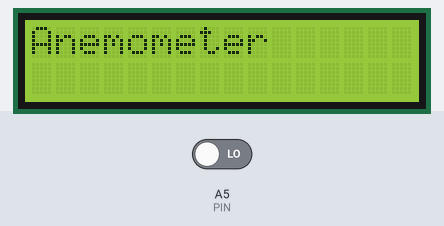
Bench run of a sketch on a simulated Arduino Uno, built with avr-gcc and run on an emulated ATmega328P. On the bench: 16×2 character LCD. Wiring (inferred from the names in the program): character LCD (HD44780): RS pin 8; E pin 9; data pin 4, pin 5, pin 6, pin 7. Inputs (shaded band) come from the test bench; at power-on: A5 (PIN) LOW. What the sketch prints to the serial monitor is not drawn.

Above: at 0.2 s.

The sketch:

Anemometer.ino
```cpp
#include "lcd_keypad.h"


#define PIN           A5
#define scaleFactor   1.0//3.5


lcd_kbd lcd_io;

float windSpeed = 0;
unsigned long lastTime = 0;
unsigned int pulseCount = 0;
unsigned int frequency = 0;
int currentState = HIGH;
int lastState = LOW;

char buffer[20];

void setup(void)
{
  pinMode(PIN, INPUT);
  Serial.begin(9600);
  lcd_io.begin();
  lcd_io.text(0, 0, "Anemometer");
}

void loop(void)
{
  currentState = digitalRead(PIN);

  if((lastState == LOW) && (currentState == HIGH))
  {
    pulseCount++;
  }

  lastState = currentState;

   if((millis() - lastTime) > 999)
   {
    frequency = pulseCount;
    windSpeed = (frequency / scaleFactor);
    lastTime = millis();
    pulseCount = 0;

    sprintf(buffer, "%d km/hr  ", (uint64_t)windSpeed);
    lcd_io.text(0, 1, buffer);
    Serial.println(windSpeed);
   }
}
```

lcd_keypad.cpp
```cpp
#include "lcd_keypad.h"


lcd_kbd::lcd_kbd()
{
}


void lcd_kbd::begin(void)
{
	init();
}


void lcd_kbd::init(void)
{
	for(uint16_t pin = LCD_D4_pin; pin <= LCD_EN_pin; pin++)
	{
		pinMode(pin, OUTPUT);
		digitalWrite(pin, LOW);
	};

  send(0x33, CMD);
  send(0x32, CMD);
  delay(10);
  send(0x33, CMD);
  send(0x32, CMD);
  delay(10);
  send(0x33, CMD);
  send(0x32, CMD);
  delay(10);


  send((display_on | cursor_off | blink_off), CMD);
  clear();
  send((cursor_direction_inc | display_no_shift), CMD);
}


void lcd_kbd::goto_xy(uint8_t x_pos, uint8_t y_pos)
{
	switch(y_pos)
	{
    case 1:
    {
      send((0x80 | (line_2_y_pos + x_pos)), CMD);
      break;
    }

    case 2:
    {
      send((0x80 | (line_3_y_pos + x_pos)), CMD);
      break;
    }

    case 3:
    {
      send((0x80 | (line_4_y_pos + x_pos)), CMD);
      break;
    }

    default:
    {
      send((0x80 | (line_1_y_pos + x_pos)), CMD);
      break;
    }
	}
}


void lcd_kbd::chr(uint8_t x_pos, uint8_t y_pos, char ch)
{
	goto_xy(x_pos, y_pos);
	send(ch, DAT);
}


void lcd_kbd::text(uint8_t x_pos, uint8_t y_pos, const char *ch)
{
   do
   {
     chr(x_pos++, y_pos, *ch++);
   }while(*ch != '\0');
}


void lcd_kbd::clear(void)
{
	send(clear_display, CMD);
	send(goto_home, CMD);
}


uint8_t lcd_kbd::get_key(void)
{
  int16_t adc_value = adc_avg();

  if((adc_value >= kbd_select_min) && (adc_value < kbd_select_max))
  {
    return select_key;
  }

  else if((adc_value >= kbd_left_min) && (adc_value < kbd_left_max))
  {
    return left_key;
  }

  else if((adc_value >= kbd_down_min) && (adc_value < kbd_down_max))
  {
    return down_key;
  }

  else if((adc_value >= kbd_up_min) && (adc_value < kbd_up_max))
  {
    return up_key;
  }

  else if((adc_value >= kbd_right_min) && (adc_value < kbd_right_max))
  {
    return right_key;
  }

  else
  {
    return 0;
  }
}


void lcd_kbd::send(uint8_t lcd_data, uint8_t mode)
{
  digitalWrite(LCD_RS_pin, mode);

  send_4_bits(((lcd_data & 0xF0) >> 4));
  send_4_bits((lcd_data & 0x0F));
}


void lcd_kbd::send_4_bits(uint8_t value)
{
  digitalWrite(LCD_D7_pin, ((value & 0x08) >> 3));
  digitalWrite(LCD_D6_pin, ((value & 0x04) >> 2));
  digitalWrite(LCD_D5_pin, ((value & 0x02) >> 1));
  digitalWrite(LCD_D4_pin, (value & 0x01));
	toggle_EN_pin();
}


void lcd_kbd::toggle_EN_pin(void)
{
	LCD_EN_HIGH;
	delay(1);
	LCD_EN_LOW;
	delay(1);
}


uint16_t lcd_kbd::adc_avg(void)
{
  int8_t sample = 4;
  uint16_t average = 0;

  while(sample > 0)
  {
    average += analogRead(keypad_pin);
    sample--;
    delayMicroseconds(10);
  };

  average >>= 2;

  return average;
}
```

lcd_keypad.h
```cpp
#pragma once

#include <stdint.h>
#include <Arduino.h>


#define keypad_pin				       A0

#define LCD_RS_pin				       8
#define LCD_EN_pin				       9

#define LCD_D4_pin				       4
#define LCD_D5_pin				       5
#define LCD_D6_pin				       6
#define LCD_D7_pin				       7

#define LCD_RS_HIGH              digitalWrite(LCD_RS_pin, HIGH)
#define LCD_RS_LOW               digitalWrite(LCD_RS_pin, LOW)

#define LCD_EN_HIGH              digitalWrite(LCD_EN_pin, HIGH)
#define LCD_EN_LOW               digitalWrite(LCD_EN_pin, LOW)

#define LCD_DB4_HIGH             digitalWrite(LCD_D4_pin, HIGH)
#define LCD_DB4_LOW              digitalWrite(LCD_D4_pin, LOW)

#define LCD_DB5_HIGH             digitalWrite(LCD_D5_pin, HIGH)
#define LCD_DB5_LOW              digitalWrite(LCD_D5_pin, LOW)

#define LCD_DB6_HIGH             digitalWrite(LCD_D6_pin, HIGH)
#define LCD_DB6_LOW              digitalWrite(LCD_D6_pin, LOW)

#define LCD_DB7_HIGH             digitalWrite(LCD_D7_pin, HIGH)
#define LCD_DB7_LOW              digitalWrite(LCD_D7_pin, LOW)

#define clear_display            0x01
#define goto_home                0x02

#define cursor_direction_inc     0x06
#define cursor_direction_dec     0x04
#define display_shift            0x05
#define display_no_shift         0x04

#define display_on               0x0C
#define display_off              0x0A
#define cursor_on                0x0A
#define cursor_off               0x08
#define blink_on                 0x09
#define blink_off                0x08

#define _8_pin_interface         0x30
#define _4_pin_interface         0x20
#define _2_row_display           0x28
#define _1_row_display           0x20
#define _5x10_dots               0x60
#define _5x7_dots                0x20

#define line_1_y_pos             0x00
#define line_2_y_pos             0x40
#define line_3_y_pos             0x14
#define line_4_y_pos             0x54

#define DAT                      true
#define CMD                      false

// VCC = 1024 //

#define kbd_select_max           750  //(0.75 * VCC)
#define kbd_select_min           500  //(0.50 * VCC)

#define kbd_left_max             500  //(0.50 * VCC)
#define kbd_left_min             350  //(0.30 * VCC)

#define kbd_down_max             350  //(0.35 * VCC)
#define kbd_down_min             150  //(0.15 * VCC)

#define kbd_up_max               150  //(0.15 * VCC)
#define kbd_up_min               50   //(0.05 * VCC)

#define kbd_right_max            50   //(0.05 * VCC)
#define kbd_right_min            0    //(0.00 * VCC)

#define up_key                   1
#define down_key                 2
#define left_key                 3
#define right_key                4
#define select_key               5


class lcd_kbd
{
	public:
		lcd_kbd();
		void begin(void);
		void init(void);
		void goto_xy(uint8_t x_pos, uint8_t y_pos);
		void chr(uint8_t x_pos, uint8_t y_pos, char ch);
		void text(uint8_t x_pos, uint8_t y_pos, const char *ch);
		void clear(void);
    uint8_t get_key(void);

	private:
		void send(uint8_t lcd_data, uint8_t mode);
    void send_4_bits(uint8_t value);
		void toggle_EN_pin(void);
    uint16_t adc_avg(void);
};
```
